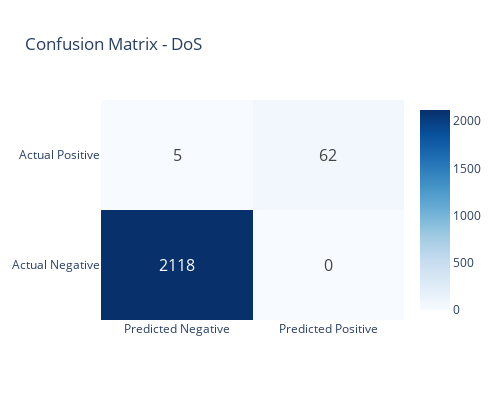
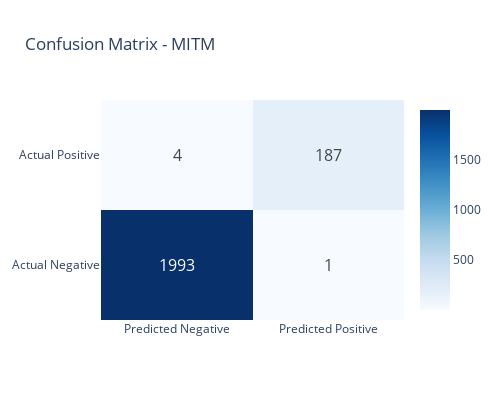

Notebook code for these charts, in order:
### Code cell
# Plot confusion matrices for each attack type
for attack_type, results in multiclass_results.items():
    fig = go.Figure(data=go.Heatmap(
        z=results['confusion_matrix'],
        x=['Predicted Negative', 'Predicted Positive'],
        y=['Actual Negative', 'Actual Positive'],
        text=results['confusion_matrix'],
        texttemplate="%{text}",
        textfont={"size": 16},
        colorscale='Blues'
    ))
    
    fig.update_layout(
        title=f'Confusion Matrix - {attack_type}',
        height=400,
        width=500
    )
    
    fig.show()

### Figure 1 — Plotly figure (JSON) as saved in the notebook; plotly's stock layout.template omitted (floating-point values rounded to 4 significant figures)
{"data": [{"colorscale": [[0, "rgb(247,251,255)"], [0.125, "rgb(222,235,247)"], [0.25, "rgb(198,219,239)"], [0.375, "rgb(158,202,225)"], [0.5, "rgb(107,174,214)"], [0.625, "rgb(66,146,198)"], [0.75, "rgb(33,113,181)"], [0.875, "rgb(8,81,156)"], [1, "rgb(8,48,107)"]], "text": [[2118, 0], [5, 62]], "textfont": {"size": 16}, "texttemplate": "%{text}", "type": "heatmap", "x": ["Predicted Negative", "Predicted Positive"], "y": ["Actual Negative", "Actual Positive"], "z": [[2118, 0], [5, 62]]}], "layout": {"height": 400, "title": {"text": "Confusion Matrix - DoS"}, "width": 500}}

### Figure 2 — Plotly figure (JSON) as saved in the notebook; plotly's stock layout.template omitted (floating-point values rounded to 4 significant figures)
{"data": [{"colorscale": [[0, "rgb(247,251,255)"], [0.125, "rgb(222,235,247)"], [0.25, "rgb(198,219,239)"], [0.375, "rgb(158,202,225)"], [0.5, "rgb(107,174,214)"], [0.625, "rgb(66,146,198)"], [0.75, "rgb(33,113,181)"], [0.875, "rgb(8,81,156)"], [1, "rgb(8,48,107)"]], "text": [[1993, 1], [4, 187]], "textfont": {"size": 16}, "texttemplate": "%{text}", "type": "heatmap", "x": ["Predicted Negative", "Predicted Positive"], "y": ["Actual Negative", "Actual Positive"], "z": [[1993, 1], [4, 187]]}], "layout": {"height": 400, "title": {"text": "Confusion Matrix - MITM"}, "width": 500}}
